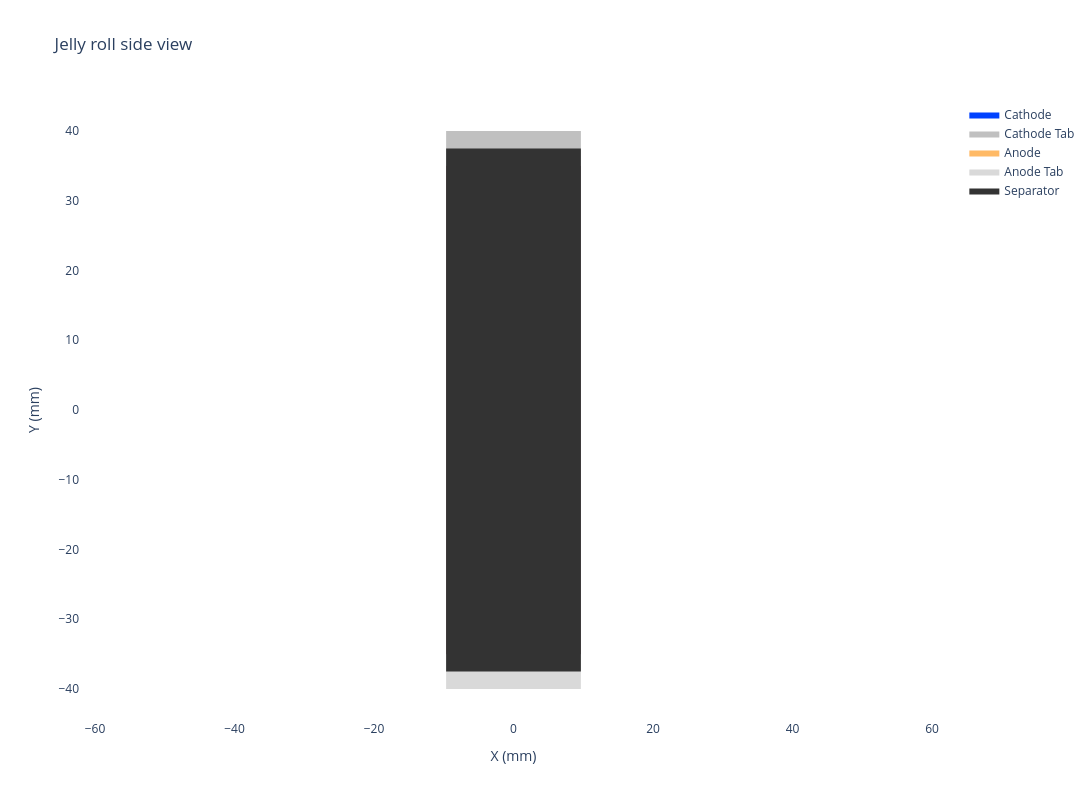

The code cell stored with this chart in its notebook:
### Code cell
cylindrical_jelly_roll.get_side_view(width=1100, height=800).show()

### Figure 1 — Plotly figure (JSON) as saved in the notebook; plotly's stock layout.template omitted (floating-point values rounded to 4 significant figures)
{"data": [{"fill": "toself", "fillcolor": "#0042FF", "line": {"width": 0}, "mode": "lines", "name": "Cathode", "type": "scatter", "x": [-9.66, 9.66, 9.66, -9.66, -9.66], "y": [-35, -35, 35, 35, -35]}, {"fill": "toself", "fillcolor": "#C0C0C0", "line": {"width": 0}, "mode": "lines", "name": "Cathode Tab", "type": "scatter", "x": [-9.66, 9.66, 9.66, -9.66, -9.66], "y": [35, 35, 40, 40, 35]}, {"fill": "toself", "fillcolor": "#FF8C00", "line": {"width": 0}, "mode": "lines", "name": "Anode", "opacity": 0.6, "type": "scatter", "x": [-9.66, 9.66, 9.66, -9.66, -9.66], "y": [-35, -35, 35, 35, -35]}, {"fill": "toself", "fillcolor": "#C0C0C0", "line": {"width": 0}, "mode": "lines", "name": "Anode Tab", "opacity": 0.6, "type": "scatter", "x": [-9.66, 9.66, 9.66, -9.66, -9.66], "y": [-40, -40, -35, -35, -40]}, {"fill": "toself", "fillcolor": "#333333", "line": {"width": 0}, "mode": "lines", "name": "Separator", "type": "scatter", "x": [-9.66, 9.66, 9.66, -9.66, -9.66], "y": [-37.5, -37.5, 37.5, 37.5, -37.5]}], "layout": {"height": 800, "paper_bgcolor": "white", "plot_bgcolor": "white", "title": {"text": "Jelly roll side view"}, "width": 1100, "xaxis": {"scaleanchor": "y", "showgrid": false, "title": {"text": "X (mm)"}, "zeroline": false}, "yaxis": {"showgrid": false, "title": {"text": "Y (mm)"}, "zeroline": false}}}
